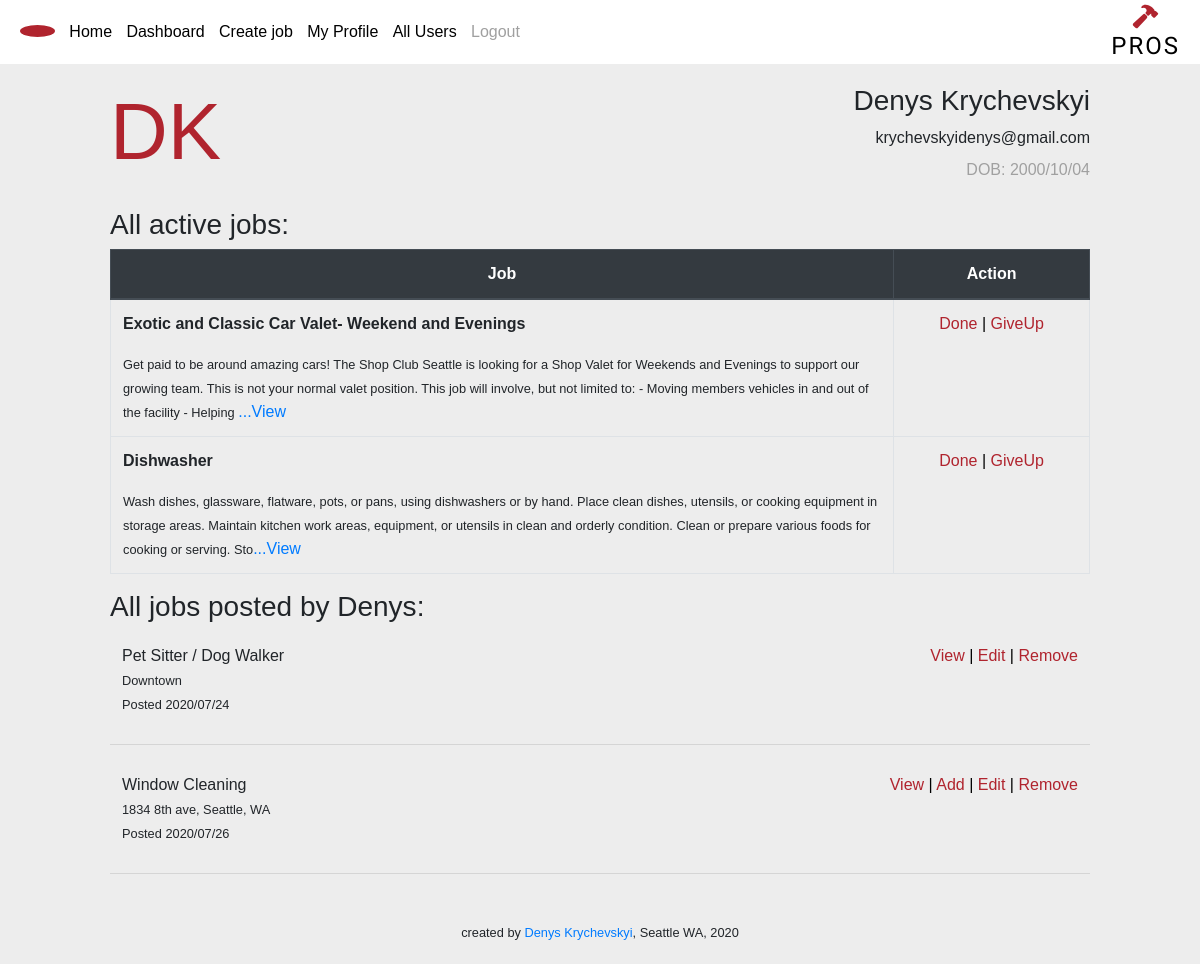
The page /user/1/profile/ (signed in) on the database as committed earlier.
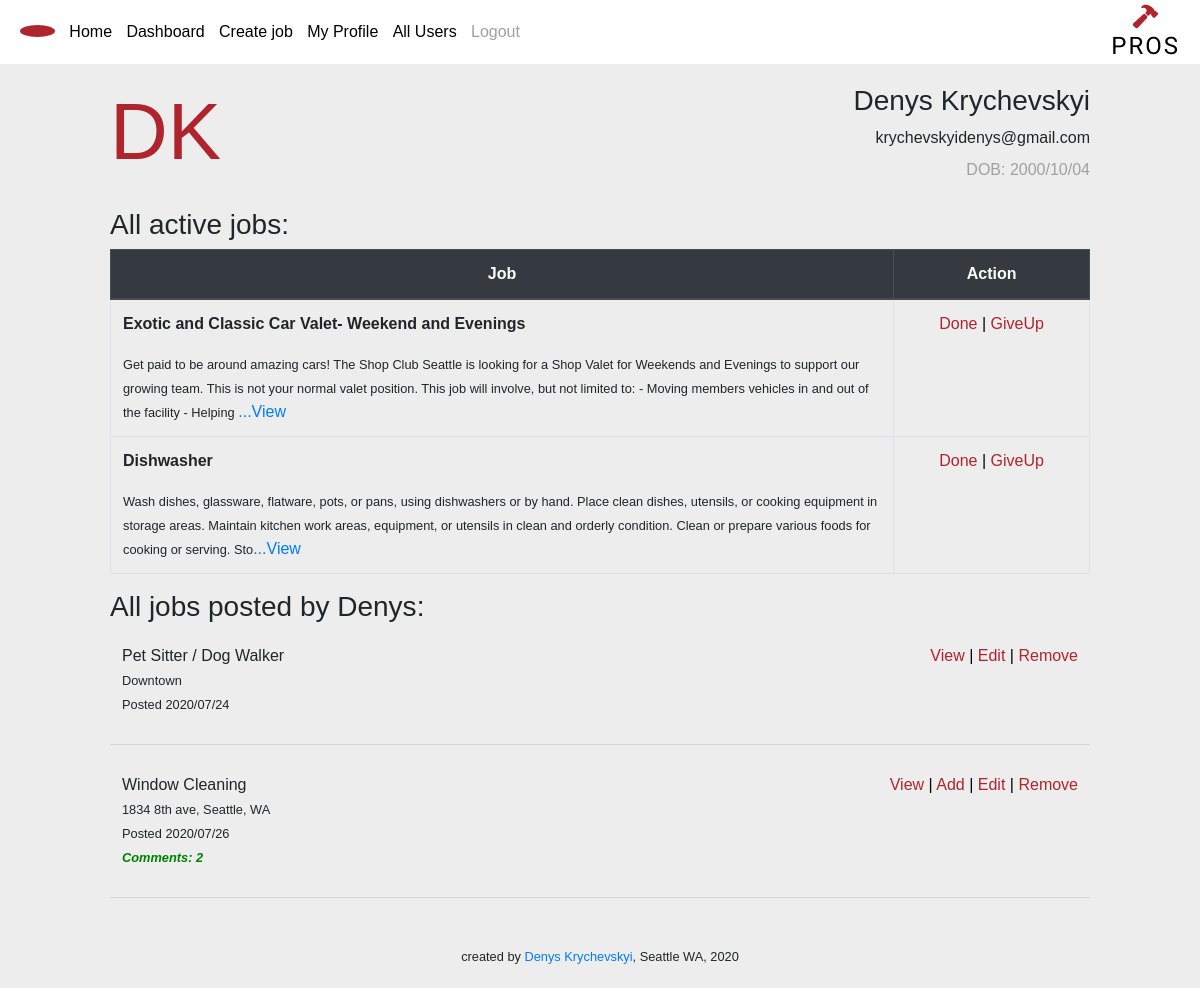
The same page on the database as committed later.
### profi_app/models.py (models this page shows)
class Job(models.Model):
    title = models.CharField(max_length = 255, null = True)
    description = models.TextField()
    location = models.CharField(max_length = 255)
    poster = models.ForeignKey(User, related_name = 'poster', on_delete=models.CASCADE)
    executor = models.ForeignKey(User, related_name = 'executor', on_delete=models.CASCADE, blank = True, null = True)
    created_at = models.DateTimeField(auto_now_add = True)
    updated_at = models.DateTimeField(auto_now = True)
    objects = JobManager()

### profi_app/views.py (the view)
# urls.py: path('user/<int:user_id>/profile/', views.profile),
def profile(request, user_id):
    if request.method == 'GET':
        needed_user = User.objects.get(id = user_id)
        all_posted_jobs = needed_user.poster.all()
        all_active_jobs = needed_user.executor.all()
        first_i = needed_user.first_name[0]
        last_i = needed_user.last_name[0]
        initials = first_i + last_i
        context = {
            'user': needed_user,
            'initials': initials,
            'all_posted_jobs': all_posted_jobs,
            'all_active_jobs': all_active_jobs,
            'all_jobs' : Job.objects.all().order_by('-created_at')
        }
        return render(request, 'user_profile.html', context)
    else:
        user_id = request.session['user_id']
        return redirect(f'/user/{user_id}/profile')

### profi_app/templates/user_profile.html (shortened to what this page needs)
<!DOCTYPE html>
<html lang="en">
<head>
    <link rel="stylesheet" href="https://stackpath.bootstrapcdn.com/bootstrap/4.5.0/css/bootstrap.min.css">
    {% load static %}
    <link rel="stylesheet" href="{% static 'css/style.css' %}">
</head>
<body>
    {% include 'navbar.html' %}
    <div class="dashboard_page_container">
        <div id="profile_header">
            <h1 id="profile_initial">{{ initials }}</h1>
            <div class="personal_info">
                <h3>{{ user.first_name }} {{ user.last_name }}</h3>
                {% if request.session.user_id != null %}
                    <p>{{ user.email }}</p>
                    <p id="dob"> DOB: {{ user.birth_date|date:'Y/m/d' }}</p>
                {% endif %}
            </div>
        </div>
        {% if user.id == request.session.user_id %}
            <h3>All active jobs:</h3>
            <table class="table table-bordered mt-1">
                <thead class="thead-dark">
                    <tr>
                        <th>Job</th>
                        <th>Action</th>
                    </tr>
                </thead>
                <tbody>
                    {% for job in all_jobs %}
                        {% if job.executor != null and job.executor.id == request.session.user_id %}
                        <tr>
                            <td class="td_job"> <p>{{ job.title }}</p> <small>{{ job.description|slice:":290" }}</small><a href="/view/{{job.id}}">...View</a></td>
                            <td class="td_action">
                                <a href="/done_job/{{job.id}}">Done <span class='vertical'>|</span></a>
                                <a href="/giveup_job/{{job.id}}">GiveUp</a>
                            </td>
                        </tr>
                        {% endif%}
                    {% endfor %}
                </tbody>
            </table>
            <h3>All jobs posted by {{ user.first_name }}:</h3>
            {% for posted_job in all_posted_jobs %}
            <div class="posted_job_container">
                <div class="posted_job_title">
                    <p>{{ posted_job.title }}</p>
                    <small>{{ posted_job.location }}</small> <br>
                    <small>Posted {{ posted_job.created_at|date:'Y/m/d'}}</small>
                    {% if posted_job.comments.count > 0 %}
                    <div class="comments_count_container">
                        <small class="comments_count"><a href="/view/{{posted_job.id}}">Comments: {{posted_job.comments.count}}</a></small>
                    </div>
                    {% endif %}
                </div>
                <div class="action">
                    <a href="/view/{{posted_job.id}}">View <span class='vertical'>|</span></a>
                    {%if posted_job.executor.id == null and request.session.user_id != null %}
                    <a href="/add_job/{{posted_job.id}}">Add <span class='vertical'>|</span></a>
                    {% endif %}
                    {% if posted_job.poster.id == request.session.user_id %}
                        <a href="/edit_job/{{posted_job.id}}">Edit <span class='vertical'>|</span></a>
                        <a href="/remove_job/{{posted_job.id}}">Remove</a>
                    {% endif %}
                </div>
            </div>
            <hr>
            {% endfor %}
        {% endif %}
    </div>
    {% include 'footer.html' %}
</body>
</html>

Rows that differ between the two databases and show on the page:
changed Job "Window Cleaning": comments.count (not shown) → "2"
